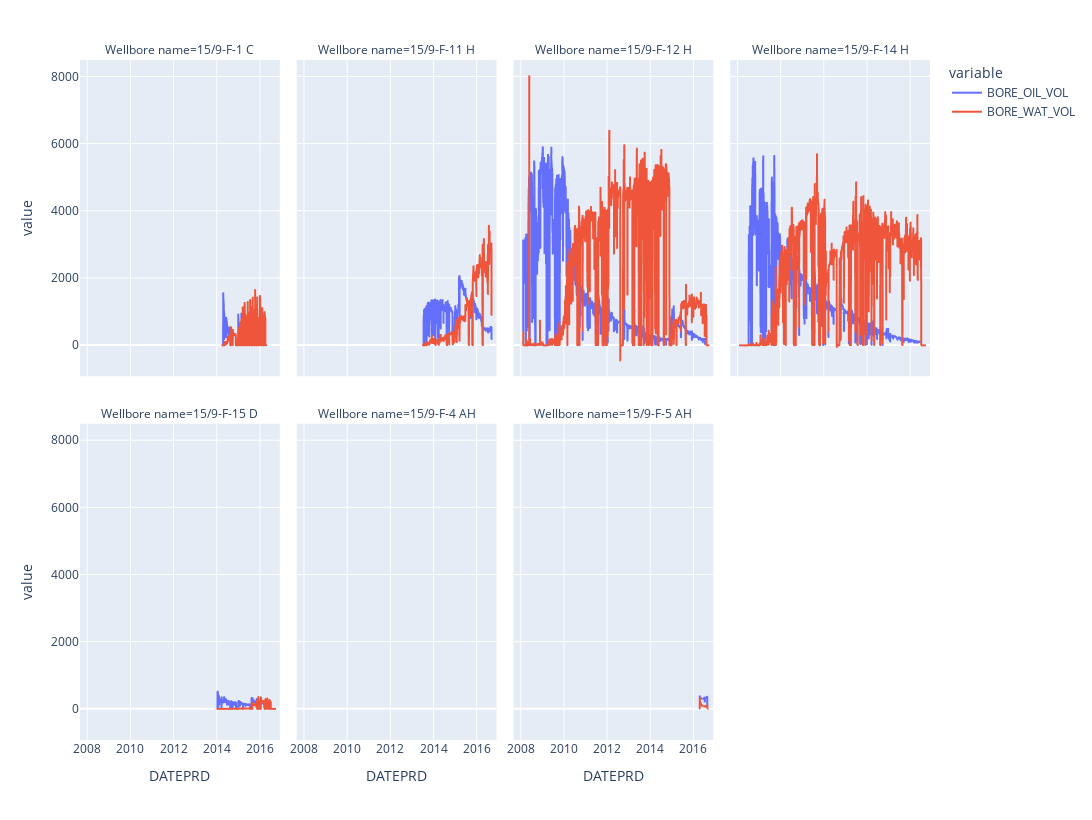

Source (notebook cell):
### Code cell
import matplotlib.pyplot as plt
px.line( df_daily, x = 'DATEPRD', y = ['BORE_OIL_VOL', 'BORE_WAT_VOL'], facet_col= 'Wellbore name', facet_col_wrap = 4,
        width = 1500, height= 820 )
# plt.savefig('Daily Production Data by Wells.pdf')

### Figure 1 — Plotly figure (JSON) as saved in the notebook; plotly's stock layout.template omitted (floating-point values rounded to 4 significant figures; data arrays with more than 128 entries replaced by an {"elided": "..."} marker saying what was removed)
{"data": [{"hovertemplate": "variable=BORE_OIL_VOL<br>Wellbore name=15/9-F-1 C<br>DATEPRD=%{x}<br>value=%{y}<extra></extra>", "legendgroup": "BORE_OIL_VOL", "line": {"color": "#636efa", "dash": "solid"}, "marker": {"symbol": "circle"}, "mode": "lines", "name": "BORE_OIL_VOL", "showlegend": true, "type": "scattergl", "x": {"elided": "746 str values"}, "xaxis": "x5", "y": {"elided": "746 float values"}, "yaxis": "y5"}, {"hovertemplate": "variable=BORE_OIL_VOL<br>Wellbore name=15/9-F-11 H<br>DATEPRD=%{x}<br>value=%{y}<extra></extra>", "legendgroup": "BORE_OIL_VOL", "line": {"color": "#636efa", "dash": "solid"}, "marker": {"symbol": "circle"}, "mode": "lines", "name": "BORE_OIL_VOL", "showlegend": false, "type": "scattergl", "x": {"elided": "1165 str values"}, "xaxis": "x6", "y": {"elided": "1165 float values"}, "yaxis": "y6"}, {"hovertemplate": "variable=BORE_OIL_VOL<br>Wellbore name=15/9-F-12 H<br>DATEPRD=%{x}<br>value=%{y}<extra></extra>", "legendgroup": "BORE_OIL_VOL", "line": {"color": "#636efa", "dash": "solid"}, "marker": {"symbol": "circle"}, "mode": "lines", "name": "BORE_OIL_VOL", "showlegend": false, "type": "scattergl", "x": {"elided": "3056 str values"}, "xaxis": "x7", "y": {"elided": "3056 float values"}, "yaxis": "y7"}, {"hovertemplate": "variable=BORE_OIL_VOL<br>Wellbore name=15/9-F-14 H<br>DATEPRD=%{x}<br>value=%{y}<extra></extra>", "legendgroup": "BORE_OIL_VOL", "line": {"color": "#636efa", "dash": "solid"}, "marker": {"symbol": "circle"}, "mode": "lines", "name": "BORE_OIL_VOL", "showlegend": false, "type": "scattergl", "x": {"elided": "3056 str values"}, "xaxis": "x8", "y": {"elided": "3056 float values"}, "yaxis": "y8"}, {"hovertemplate": "variable=BORE_OIL_VOL<br>Wellbore name=15/9-F-15 D<br>DATEPRD=%{x}<br>value=%{y}<extra></extra>", "legendgroup": "BORE_OIL_VOL", "line": {"color": "#636efa", "dash": "solid"}, "marker": {"symbol": "circle"}, "mode": "lines", "name": "BORE_OIL_VOL", "showlegend": false, "type": "scattergl", "x": {"elided": "978 str values"}, "xaxis": "x", "y": {"elided": "978 float values"}, "yaxis": "y"}, {"hovertemplate": "variable=BORE_OIL_VOL<br>Wellbore name=15/9-F-4 AH<br>DATEPRD=%{x}<br>value=%{y}<extra></extra>", "legendgroup": "BORE_OIL_VOL", "line": {"color": "#636efa", "dash": "solid"}, "marker": {"symbol": "circle"}, "mode": "lines", "name": "BORE_OIL_VOL", "showlegend": false, "type": "scattergl", "x": {"elided": "3327 str values"}, "xaxis": "x2", "y": {"elided": "3327 null values"}, "yaxis": "y2"}, {"hovertemplate": "variable=BORE_OIL_VOL<br>Wellbore name=15/9-F-5 AH<br>DATEPRD=%{x}<br>value=%{y}<extra></extra>", "legendgroup": "BORE_OIL_VOL", "line": {"color": "#636efa", "dash": "solid"}, "marker": {"symbol": "circle"}, "mode": "lines", "name": "BORE_OIL_VOL", "showlegend": false, "type": "scattergl", "x": {"elided": "3306 str values"}, "xaxis": "x3", "y": {"elided": "3306 float values"}, "yaxis": "y3"}, {"hovertemplate": "variable=BORE_WAT_VOL<br>Wellbore name=15/9-F-1 C<br>DATEPRD=%{x}<br>value=%{y}<extra></extra>", "legendgroup": "BORE_WAT_VOL", "line": {"color": "#EF553B", "dash": "solid"}, "marker": {"symbol": "circle"}, "mode": "lines", "name": "BORE_WAT_VOL", "showlegend": true, "type": "scattergl", "x": {"elided": "746 str values"}, "xaxis": "x5", "y": {"elided": "746 float values"}, "yaxis": "y5"}, {"hovertemplate": "variable=BORE_WAT_VOL<br>Wellbore name=15/9-F-11 H<br>DATEPRD=%{x}<br>value=%{y}<extra></extra>", "legendgroup": "BORE_WAT_VOL", "line": {"color": "#EF553B", "dash": "solid"}, "marker": {"symbol": "circle"}, "mode": "lines", "name": "BORE_WAT_VOL", "showlegend": false, "type": "scattergl", "x": {"elided": "1165 str values"}, "xaxis": "x6", "y": {"elided": "1165 float values"}, "yaxis": "y6"}, {"hovertemplate": "variable=BORE_WAT_VOL<br>Wellbore name=15/9-F-12 H<br>DATEPRD=%{x}<br>value=%{y}<extra></extra>", "legendgroup": "BORE_WAT_VOL", "line": {"color": "#EF553B", "dash": "solid"}, "marker": {"symbol": "circle"}, "mode": "lines", "name": "BORE_WAT_VOL", "showlegend": false, "type": "scattergl", "x": {"elided": "3056 str values"}, "xaxis": "x7", "y": {"elided": "3056 float values"}, "yaxis": "y7"}, {"hovertemplate": "variable=BORE_WAT_VOL<br>Wellbore name=15/9-F-14 H<br>DATEPRD=%{x}<br>value=%{y}<extra></extra>", "legendgroup": "BORE_WAT_VOL", "line": {"color": "#EF553B", "dash": "solid"}, "marker": {"symbol": "circle"}, "mode": "lines", "name": "BORE_WAT_VOL", "showlegend": false, "type": "scattergl", "x": {"elided": "3056 str values"}, "xaxis": "x8", "y": {"elided": "3056 float values"}, "yaxis": "y8"}, {"hovertemplate": "variable=BORE_WAT_VOL<br>Wellbore name=15/9-F-15 D<br>DATEPRD=%{x}<br>value=%{y}<extra></extra>", "legendgroup": "BORE_WAT_VOL", "line": {"color": "#EF553B", "dash": "solid"}, "marker": {"symbol": "circle"}, "mode": "lines", "name": "BORE_WAT_VOL", "showlegend": false, "type": "scattergl", "x": {"elided": "978 str values"}, "xaxis": "x", "y": {"elided": "978 float values"}, "yaxis": "y"}, {"hovertemplate": "variable=BORE_WAT_VOL<br>Wellbore name=15/9-F-4 AH<br>DATEPRD=%{x}<br>value=%{y}<extra></extra>", "legendgroup": "BORE_WAT_VOL", "line": {"color": "#EF553B", "dash": "solid"}, "marker": {"symbol": "circle"}, "mode": "lines", "name": "BORE_WAT_VOL", "showlegend": false, "type": "scattergl", "x": {"elided": "3327 str values"}, "xaxis": "x2", "y": {"elided": "3327 null values"}, "yaxis": "y2"}, {"hovertemplate": "variable=BORE_WAT_VOL<br>Wellbore name=15/9-F-5 AH<br>DATEPRD=%{x}<br>value=%{y}<extra></extra>", "legendgroup": "BORE_WAT_VOL", "line": {"color": "#EF553B", "dash": "solid"}, "marker": {"symbol": "circle"}, "mode": "lines", "name": "BORE_WAT_VOL", "showlegend": false, "type": "scattergl", "x": {"elided": "3306 str values"}, "xaxis": "x3", "y": {"elided": "3306 float values"}, "yaxis": "y3"}], "layout": {"annotations": [{"font": {}, "showarrow": false, "text": "Wellbore name=15/9-F-15 D", "x": 0.1175, "xanchor": "center", "xref": "paper", "y": 0.465, "yanchor": "bottom", "yref": "paper"}, {"font": {}, "showarrow": false, "text": "Wellbore name=15/9-F-4 AH", "x": 0.3725, "xanchor": "center", "xref": "paper", "y": 0.465, "yanchor": "bottom", "yref": "paper"}, {"font": {}, "showarrow": false, "text": "Wellbore name=15/9-F-5 AH", "x": 0.6275, "xanchor": "center", "xref": "paper", "y": 0.465, "yanchor": "bottom", "yref": "paper"}, {"font": {}, "showarrow": false, "text": "Wellbore name=15/9-F-1 C", "x": 0.1175, "xanchor": "center", "xref": "paper", "y": 1.0, "yanchor": "bottom", "yref": "paper"}, {"font": {}, "showarrow": false, "text": "Wellbore name=15/9-F-11 H", "x": 0.3725, "xanchor": "center", "xref": "paper", "y": 1.0, "yanchor": "bottom", "yref": "paper"}, {"font": {}, "showarrow": false, "text": "Wellbore name=15/9-F-12 H", "x": 0.6275, "xanchor": "center", "xref": "paper", "y": 1.0, "yanchor": "bottom", "yref": "paper"}, {"font": {}, "showarrow": false, "text": "Wellbore name=15/9-F-14 H", "x": 0.8825, "xanchor": "center", "xref": "paper", "y": 1.0, "yanchor": "bottom", "yref": "paper"}], "height": 820, "legend": {"title": {"text": "variable"}, "tracegroupgap": 0}, "margin": {"t": 60}, "width": 1500, "xaxis": {"anchor": "y", "domain": [0, 0.235], "title": {"text": "DATEPRD"}}, "xaxis2": {"anchor": "y2", "domain": [0.255, 0.49], "matches": "x", "title": {"text": "DATEPRD"}}, "xaxis3": {"anchor": "y3", "domain": [0.51, 0.745], "matches": "x", "title": {"text": "DATEPRD"}}, "xaxis4": {"anchor": "y4", "domain": [0.765, 1.0], "matches": "x", "title": {"text": "DATEPRD"}}, "xaxis5": {"anchor": "y5", "domain": [0, 0.235], "matches": "x", "showticklabels": false}, "xaxis6": {"anchor": "y6", "domain": [0.255, 0.49], "matches": "x", "showticklabels": false}, "xaxis7": {"anchor": "y7", "domain": [0.51, 0.745], "matches": "x", "showticklabels": false}, "xaxis8": {"anchor": "y8", "domain": [0.765, 1.0], "matches": "x", "showticklabels": false}, "yaxis": {"anchor": "x", "domain": [0, 0.465], "title": {"text": "value"}}, "yaxis2": {"anchor": "x2", "domain": [0, 0.465], "matches": "y", "showticklabels": false}, "yaxis3": {"anchor": "x3", "domain": [0, 0.465], "matches": "y", "showticklabels": false}, "yaxis4": {"anchor": "x4", "domain": [0, 0.465], "matches": "y", "showticklabels": false}, "yaxis5": {"anchor": "x5", "domain": [0.535, 1.0], "matches": "y", "title": {"text": "value"}}, "yaxis6": {"anchor": "x6", "domain": [0.535, 1.0], "matches": "y", "showticklabels": false}, "yaxis7": {"anchor": "x7", "domain": [0.535, 1.0], "matches": "y", "showticklabels": false}, "yaxis8": {"anchor": "x8", "domain": [0.535, 1.0], "matches": "y", "showticklabels": false}}}
